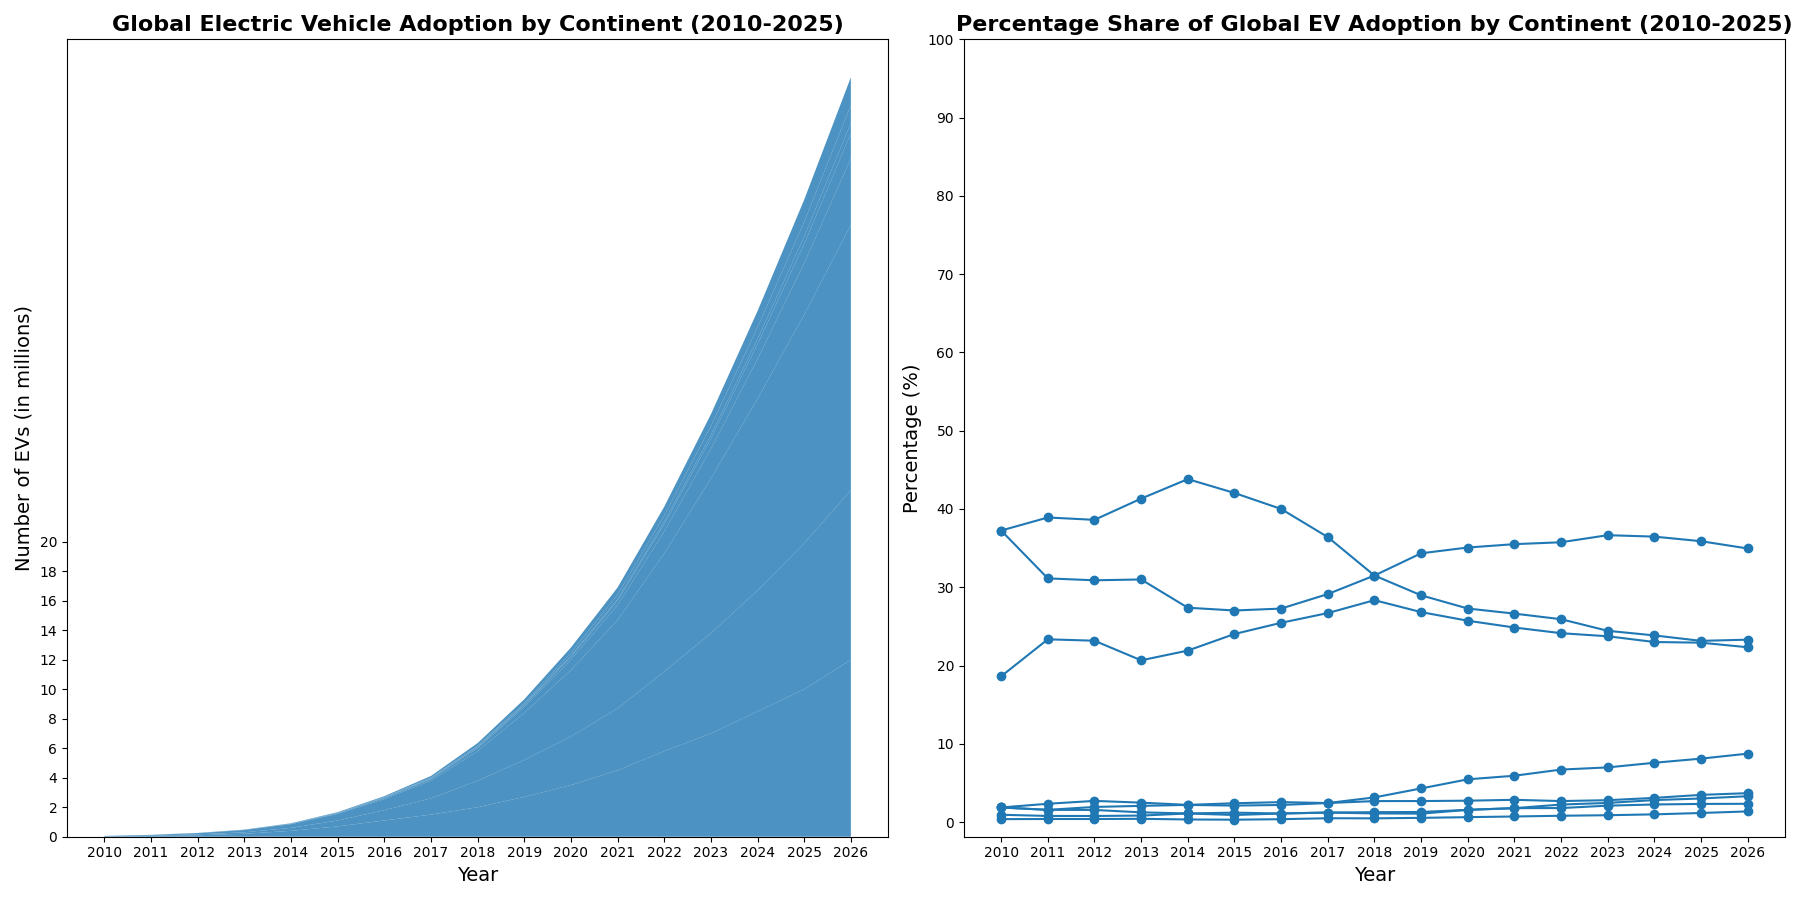

Write Python code to recreate this figure.
import matplotlib.pyplot as plt
import numpy as np

years = np.arange(2010, 2027)

north_america = [0.02, 0.05, 0.1, 0.2, 0.4, 0.7, 1.1, 1.5, 2, 2.7, 3.5, 4.5, 5.8, 7, 8.5, 10, 12]
europe = [0.01, 0.03, 0.06, 0.1, 0.2, 0.4, 0.7, 1.1, 1.8, 2.5, 3.3, 4.2, 5.4, 6.8, 8.2, 9.9, 11.5]
asia = [0.02, 0.04, 0.08, 0.15, 0.25, 0.45, 0.75, 1.2, 2, 3.2, 4.5, 6, 8, 10.5, 13, 15.5, 18]
south_america = [0.001, 0.002, 0.005, 0.01, 0.02, 0.04, 0.07, 0.1, 0.2, 0.4, 0.7, 1, 1.5, 2, 2.7, 3.5, 4.5]
africa = [0.0005, 0.001, 0.002, 0.004, 0.01, 0.015, 0.03, 0.05, 0.08, 0.12, 0.2, 0.3, 0.5, 0.7, 1, 1.3, 1.7]
oceania = [0.0002, 0.0005, 0.001, 0.002, 0.003, 0.005, 0.01, 0.02, 0.03, 0.05, 0.08, 0.12, 0.18, 0.25, 0.35, 0.5, 0.7]
atlantis = [0.001, 0.002, 0.004, 0.006, 0.01, 0.02, 0.03, 0.05, 0.07, 0.1, 0.2, 0.3, 0.4, 0.6, 0.8, 1, 1.2]
lemuria = [0.001, 0.003, 0.007, 0.012, 0.02, 0.035, 0.06, 0.10, 0.17, 0.25, 0.35, 0.48, 0.6, 0.8, 1.1, 1.5, 1.9]

ev_adoption = np.vstack([north_america, europe, asia, south_america, africa, oceania, atlantis, lemuria])

def calculate_percentage(data):
    return (data / np.sum(data, axis=0)) * 100

percentage_shares = calculate_percentage(ev_adoption)

fig, (ax1, ax2) = plt.subplots(1, 2, figsize=(18, 9))

ax1.stackplot(years, ev_adoption, colors=['#1f78b4'], alpha=0.8)
ax1.set_title('Global Electric Vehicle Adoption by Continent (2010-2025)', fontsize=16, fontweight='bold')
ax1.set_xlabel('Year', fontsize=14)
ax1.set_ylabel('Number of EVs (in millions)', fontsize=14)
ax1.set_xticks(years)
ax1.set_yticks(np.arange(0, 20 + 1, 2))

for i, continent in enumerate(['North America', 'Europe', 'Asia', 'South America', 'Africa', 'Oceania', 'Atlantis', 'Lemuria']):
    ax2.plot(years, percentage_shares[i], color='#1f78b4', marker='o')

ax2.set_title('Percentage Share of Global EV Adoption by Continent (2010-2025)', fontsize=16, fontweight='bold')
ax2.set_xlabel('Year', fontsize=14)
ax2.set_ylabel('Percentage (%)', fontsize=14)
ax2.set_xticks(years)
ax2.set_yticks(np.arange(0, 100 + 1, 10))

plt.tight_layout()
plt.show()
